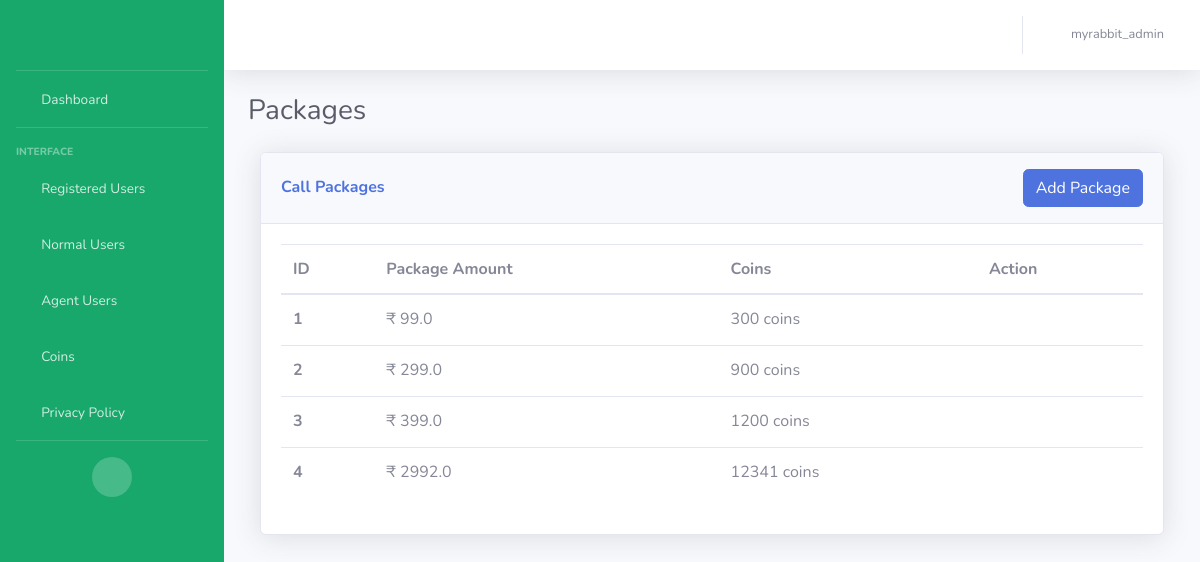
The app's page /coin_package (signed in) with its own data.
### my_rabit_app/models.py (models this page shows)
class CallPackageModel(models.Model):
    coin_id = models.AutoField(primary_key=True)
    package_price = models.FloatField()
    total_coins = models.IntegerField()

### my_rabit_app/views.py (the view)
# urls.py: path('coin_package', views.coin_package, name='coin_package'),  # Page for viewing all coin packages
def coin_package(request):
    username = request.session.get('user', None)
    if username is None:
        return redirect('/login')
    coins = CallPackageModel.objects.all()
    return render(request, 'coin_package.html', {'coins': coins, 'username': username})

### templates/coin_package.html (shortened to what this page needs)
{% extends 'base.html' %}
{% block content %}
    <div class="container-fluid">
        <div class="d-sm-flex align-items-center justify-content-between mb-4">
            <h1 class="h3 mb-0 text-gray-800">Packages</h1>
        </div>
        <div>
            <div class="col">
                <div class="card shadow mb-4">
                    <div
                        class="card-header py-3 d-flex flex-row align-items-center justify-content-between">
                        <h6 class="m-0 font-weight-bold text-primary">Call Packages</h6>
                        <a href="{% url 'add_package' %}" class="btn btn-primary">Add Package</a>
                    </div>
                    <div class="card-body">
                        <div class="table-responsive">
                            <table class="table table-hover all-users">
                              <thead>
                                <tr>
                                  <th scope="col">ID</th>
                                  <th scope="col">Package Amount</th>
                                  <th scope="col">Coins</th>
                                  <th scope="col">Action</th>
                                </tr>
                              </thead>
                              <tbody>
                              {% for coin in coins %}
                                <tr>
                                  <th scope="row">{{ forloop.counter }}</th>
                                  <td>₹ {{coin.package_price}}</td>
                                  <td>{{coin.total_coins}} coins</td>
                                  <td>
                                    <form method="POST" action="{% url 'delete_coin_package' coin.coin_id %}" style="display: inline;">
                                        <button type="submit" style="background: none; border: none; cursor: pointer;">
                                            <i class="fas fa-trash" style="color: grey;"></i>
                                        </button>
                                    </form>
                                </td>
                                </tr>
                              {% endfor %}
                              </tbody>
                            </table>
                        </div>
                    </div>
                </div>
            </div>
        </div>
    </div>
{% endblock %}

### records on screen
CallPackageModel: package_price "99.0", total_coins "300"
CallPackageModel: package_price "299.0", total_coins "900"
CallPackageModel: package_price "399.0", total_coins "1200"
CallPackageModel: package_price "2992.0", total_coins "12341"

### other values on screen
{{ username }} "myrabbit_admin"
